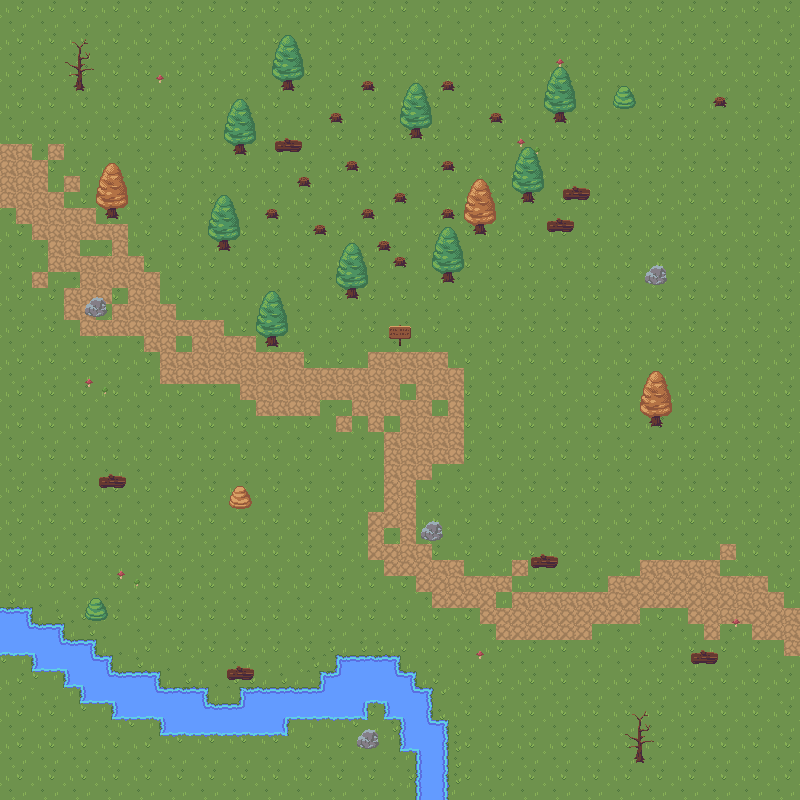

This is a level from a 2D game, rendered from its Tiled map with the project's own tilesets. A one-line summary and the map file follow, with tile-layer data summarised:
An orthogonal 50x50 tile map with 16x16 px tiles, 4 tile layers (background, decoration, calque vide, treeleaves), 2 tilesets and 62 objects (60x collision, playerspawn).

<map version="1.5" tiledversion="1.7.2" orientation="orthogonal" renderorder="right-down" width="50" height="50" tilewidth="16" tileheight="16" infinite="0" nextlayerid="6" nextobjectid="82">
 <tileset firstgid="1" source="tilesets_xml/automnset.tsx" />
 <tileset firstgid="541" source="tilesets_xml/natureset.tsx" />
 <layer id="1" name="background" width="50" height="50">
  <data>[2500 cells, 2500 non-empty, 56 distinct tile ids]</data>
 </layer>
 <layer id="3" name="decoration" width="50" height="50">
  <data>[2500 cells, 183 non-empty, 44 distinct tile ids]</data>
 </layer>
 <layer id="4" name="calque vide" width="50" height="50">
  <data>[2500 cells, 0 non-empty, 0 distinct tile ids]</data>
 </layer>
 <layer id="5" name="treeleaves" width="50" height="50">
  <data>[2500 cells, 78 non-empty, 18 distinct tile ids]</data>
 </layer>
 <objectgroup id="2" name="objects">
  <object id="1" type="collision" x="-0.125" y="-0.375" width="799.716" height="9" />
  <object id="2" type="collision" x="790.318" y="11.0909" width="9.86364" height="788.848" />
  <object id="3" type="collision" x="0.0909091" y="788.97" width="799.364" height="11.0303" />
  <object id="4" type="collision" x="-1" y="0.75" width="10.9545" height="789.417" />
  <object id="5" type="collision" x="-0.25" y="608.5" width="31" height="46.25" />
  <object id="6" type="collision" x="28" y="623.5" width="34.75" height="31.75" />
  <object id="7" type="collision" x="33.25" y="640" width="60.75" height="31.5" />
  <object id="8" type="collision" x="65" y="656.75" width="46.25" height="30.25" />
  <object id="9" type="collision" x="81.75" y="672.25" width="77.75" height="31.25" />
  <object id="11" type="collision" x="113" y="688.5" width="93.75" height="31.5" />
  <object id="13" type="collision" x="159.75" y="705" width="126.25" height="30.75" />
  <object id="14" type="collision" x="240.75" y="688" width="126.5" height="31.5" />
  <object id="15" type="collision" x="320.25" y="672" width="95.5" height="31.25" />
  <object id="16" type="collision" x="336.25" y="656.25" width="62.5" height="18.25" />
  <object id="17" type="collision" x="385" y="688.5" width="45.5" height="30.75" />
  <object id="18" type="collision" x="400.5" y="720" width="46.75" height="31" />
  <object id="19" x="416" y="749.5" width="31.75" height="49.75" />
  <object id="21" name="playerspawn" x="361.333" y="368">
   <point />
  </object>
  <object id="23" type="collision" x="74.75" y="80.1199" width="9.75" height="11.8801" />
  <object id="25" type="collision" x="107.455" y="204.364" width="8.90909" height="13.4545" />
  <object id="27" type="collision" x="234.545" y="143.273" width="12.7273" height="12.3636" />
  <object id="29" type="collision" x="274.909" y="140.182" width="27.4545" height="12.5455" />
  <object id="30" type="collision" x="330.364" y="113.818" width="11.2727" height="9.27273" />
  <object id="31" type="collision" x="298.182" y="176.727" width="12" height="10.3636" />
  <object id="32" type="collision" x="345.818" y="160.909" width="11.8182" height="9.81818" />
  <object id="33" type="collision" x="410.545" y="126.364" width="10.9091" height="12.1818" />
  <object id="35" type="collision" x="442.364" y="160.727" width="12.7273" height="10.3636" />
  <object id="36" type="collision" x="394.182" y="192.545" width="12" height="10.9091" />
  <object id="37" type="collision" x="362.727" y="208.727" width="10.9091" height="9.81818" />
  <object id="39" type="collision" x="378.545" y="240" width="10.9091" height="10.3636" />
  <object id="40" type="collision" x="442.364" y="208.545" width="12" height="9.81818" />
  <object id="41" type="collision" x="394.182" y="257.091" width="11.8182" height="9.81818" />
  <object id="42" type="collision" x="442.364" y="271.818" width="11.6364" height="10.9091" />
  <object id="44" type="collision" x="346.727" y="287.818" width="10.9091" height="10.9091" />
  <object id="46" type="collision" x="313.636" y="224.727" width="13.6364" height="10.7273" />
  <object id="47" type="collision" x="266.182" y="208.364" width="12" height="10.9091" />
  <object id="48" type="collision" x="218.545" y="239.273" width="11.4545" height="10.5455" />
  <object id="50" type="collision" x="265.636" y="336" width="12.9091" height="11.0909" />
  <object id="52" type="collision" x="389.273" y="326.581" width="21.8182" height="19.4191" />
  <object id="53" type="collision" x="474" y="224" width="11.4545" height="9.63636" />
  <object id="55" type="collision" x="522.909" y="192.364" width="11.8182" height="10.1818" />
  <object id="57" type="collision" x="546.909" y="219.636" width="27.2727" height="12.1818" />
  <object id="58" type="collision" x="563.636" y="188" width="25.8182" height="12" />
  <object id="59" type="collision" x="614.727" y="85.6955" width="20.3636" height="22.4863" />
  <object id="60" type="collision" x="554.727" y="111.818" width="11.8182" height="11.2727" />
  <object id="62" type="collision" x="442" y="80.7273" width="12" height="10.1818" />
  <object id="63" type="collision" x="490.545" y="112.727" width="11.2727" height="10" />
  <object id="64" type="collision" x="362.909" y="79.4545" width="10.7273" height="11.4545" />
  <object id="65" type="collision" x="283.091" y="79.8182" width="10" height="10.9091" />
  <object id="67" type="collision" x="86.1818" y="298.545" width="20.3636" height="18.3636" />
  <object id="68" type="collision" x="98.9091" y="475.091" width="26.9091" height="13.2727" />
  <object id="69" type="collision" x="230.727" y="486.435" width="20.7273" height="21.2018" />
  <object id="70" type="collision" x="227.636" y="667.818" width="25.6364" height="11.4545" />
  <object id="72" type="collision" x="636" y="752.439" width="7.45455" height="10.8337" />
  <object id="73" type="collision" x="358.182" y="732.182" width="20.7273" height="17.4545" />
  <object id="74" type="collision" x="690.727" y="652.545" width="26.5455" height="11.6364" />
  <object id="75" type="collision" x="531.273" y="556.364" width="26.5455" height="11.6364" />
  <object id="76" type="collision" x="650.182" y="415.636" width="11.4545" height="11.2727" />
  <object id="78" type="collision" x="645.273" y="266.727" width="21.0909" height="19.0909" />
  <object id="79" type="collision" x="713.818" y="96.3636" width="12.3636" height="9.27273" />
  <object id="80" type="collision" x="85.24" y="600.269" width="21.5343" height="17.048" />
  <object id="81" type="collision" x="419.919" y="521.31" width="21.5343" height="20.6371" />
 </objectgroup>
</map>
